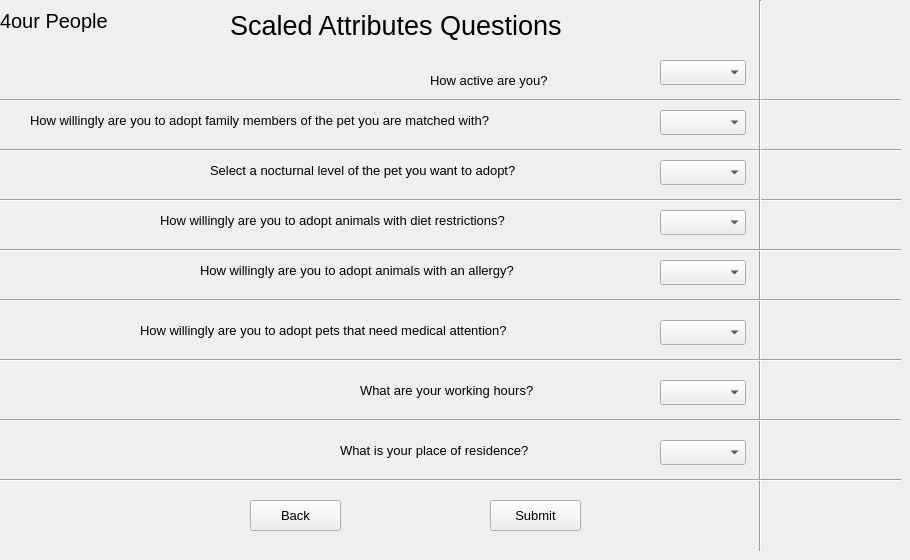
    <widget class="QWidget" name="page_11">
     <widget class="QLabel" name="label_162">
      <property name="geometry">
       <rect>
        <x>0</x>
        <y>0</y>
        <width>121</width>
        <height>41</height>
       </rect>
      </property>
      <property name="font">
       <font>
        <pointsize>15</pointsize>
       </font>
      </property>
      <property name="text">
       <string>4our People</string>
      </property>
     </widget>
     <widget class="QPushButton" name="pushButton_34">
      <property name="geometry">
       <rect>
        <x>250</x>
        <y>500</y>
        <width>91</width>
        <height>31</height>
       </rect>
      </property>
      <property name="font">
       <font>
        <pointsize>10</pointsize>
       </font>
      </property>
      <property name="text">
       <string>Back</string>
      </property>
     </widget>
     <widget class="QLabel" name="label_67">
      <property name="geometry">
       <rect>
        <x>230</x>
        <y>0</y>
        <width>381</width>
        <height>51</height>
       </rect>
      </property>
      <property name="font">
       <font>
        <pointsize>20</pointsize>
       </font>
      </property>
      <property name="text">
       <string>Scaled Attributes Questions </string>
      </property>
     </widget>
     <widget class="QLabel" name="label_68">
      <property name="geometry">
       <rect>
        <x>430</x>
        <y>70</y>
        <width>131</width>
        <height>21</height>
       </rect>
      </property>
      <property name="font">
       <font>
        <pointsize>10</pointsize>
       </font>
      </property>
      <property name="text">
       <string>How active are you?</string>
      </property>
     </widget>
     <widget class="QPushButton" name="pushButton_35">
      <property name="geometry">
       <rect>
        <x>490</x>
        <y>500</y>
        <width>91</width>
        <height>31</height>
       </rect>
      </property>
      <property name="font">
       <font>
        <pointsize>10</pointsize>
       </font>
      </property>
      <property name="text">
       <string>Submit</string>
      </property>
     </widget>
     <widget class="QComboBox" name="comboBox_6">
      <property name="geometry">
       <rect>
        <x>660</x>
        <y>60</y>
        <width>86</width>
        <height>25</height>
       </rect>
      </property>
     </widget>
     <widget class="QComboBox" name="comboBox_17">
      <property name="geometry">
       <rect>
        <x>660</x>
        <y>110</y>
        <width>86</width>
        <height>25</height>
       </rect>
      </property>
     </widget>
     <widget class="QLabel" name="label_213">
      <property name="geometry">
       <rect>
        <x>30</x>
        <y>110</y>
        <width>531</width>
        <height>21</height>
       </rect>
      </property>
      <property name="font">
       <font>
        <pointsize>10</pointsize>
       </font>
      </property>
      <property name="text">
       <string>How willingly are you to adopt family members of the pet you are matched with? </string>
      </property>
     </widget>
     <widget class="Line" name="line_5">
      <property name="geometry">
       <rect>
        <x>0</x>
        <y>90</y>
        <width>901</width>
        <height>20</height>
       </rect>
      </property>
      <property name="orientation">
       <enum>Qt::Horizontal</enum>
      </property>
     </widget>
     <widget class="QLabel" name="label_214">
      <property name="geometry">
       <rect>
        <x>210</x>
        <y>160</y>
        <width>351</width>
        <height>21</height>
       </rect>
      </property>
      <property name="font">
       <font>
        <pointsize>10</pointsize>
       </font>
      </property>
      <property name="text">
       <string>Select a nocturnal level of the pet you want to adopt?</string>
      </property>
     </widget>
     <widget class="Line" name="line_6">
      <property name="geometry">
       <rect>
        <x>0</x>
        <y>140</y>
        <width>901</width>
        <height>20</height>
       </rect>
      </property>
      <property name="orientation">
       <enum>Qt::Horizontal</enum>
      </property>
     </widget>
     <widget class="QComboBox" name="comboBox_18">
      <property name="geometry">
       <rect>
        <x>660</x>
        <y>160</y>
        <width>86</width>
        <height>25</height>
       </rect>
      </property>
     </widget>
     <widget class="Line" name="line_7">
      <property name="geometry">
       <rect>
        <x>0</x>
        <y>190</y>
        <width>901</width>
        <height>20</height>
       </rect>
      </property>
      <property name="orientation">
       <enum>Qt::Horizontal</enum>
      </property>
     </widget>
     <widget class="Line" name="line_8">
      <property name="geometry">
       <rect>
        <x>750</x>
        <y>0</y>
        <width>20</width>
        <height>551</height>
       </rect>
      </property>
      <property name="orientation">
       <enum>Qt::Vertical</enum>
      </property>
     </widget>
     <widget class="QComboBox" name="comboBox_19">
      <property name="geometry">
       <rect>
        <x>660</x>
        <y>210</y>
        <width>86</width>
        <height>25</height>
       </rect>
      </property>
     </widget>
     <widget class="Line" name="line_9">
      <property name="geometry">
       <rect>
        <x>0</x>
        <y>240</y>
        <width>901</width>
        <height>20</height>
       </rect>
      </property>
      <property name="orientation">
       <enum>Qt::Horizontal</enum>
      </property>
     </widget>
     <widget class="QLabel" name="label_215">
      <property name="geometry">
       <rect>
        <x>160</x>
        <y>210</y>
        <width>401</width>
        <height>21</height>
       </rect>
      </property>
      <property name="font">
       <font>
        <pointsize>10</pointsize>
       </font>
      </property>
      <property name="text">
       <string>How willingly are you to adopt animals with diet restrictions?</string>
      </property>
     </widget>
     <widget class="Line" name="line_10">
      <property name="geometry">
       <rect>
        <x>0</x>
        <y>290</y>
        <width>901</width>
        <height>20</height>
       </rect>
      </property>
      <property name="orientation">
       <enum>Qt::Horizontal</enum>
      </property>
     </widget>
     <widget class="QComboBox" name="comboBox_20">
      <property name="geometry">
       <rect>
        <x>660</x>
        <y>260</y>
        <width>86</width>
        <height>25</height>
       </rect>
      </property>
     </widget>
     <widget class="QLabel" name="label_216">
      <property name="geometry">
       <rect>
        <x>200</x>
        <y>260</y>
        <width>361</width>
        <height>21</height>
       </rect>
      </property>
      <property name="font">
       <font>
        <pointsize>10</pointsize>
       </font>
      </property>
      <property name="text">
       <string>How willingly are you to adopt animals with an allergy?</string>
      </property>
     </widget>
     <widget class="QComboBox" name="comboBox_25">
      <property name="geometry">
       <rect>
        <x>660</x>
        <y>320</y>
        <width>86</width>
        <height>25</height>
       </rect>
      </property>
     </widget>
     <widget class="QLabel" name="label_221">
      <property name="geometry">
       <rect>
        <x>140</x>
        <y>320</y>
        <width>421</width>
        <height>21</height>
       </rect>
      </property>
      <property name="font">
       <font>
        <pointsize>10</pointsize>
       </font>
      </property>
      <property name="text">
       <string>How willingly are you to adopt pets that need medical attention?</string>
      </property>
     </widget>
     <widget class="Line" name="line_17">
      <property name="geometry">
       <rect>
        <x>0</x>
        <y>350</y>
        <width>901</width>
        <height>20</height>
       </rect>
      </property>
      <property name="orientation">
       <enum>Qt::Horizontal</enum>
      </property>
     </widget>
     <widget class="QComboBox" name="comboBox_26">
      <property name="geometry">
       <rect>
        <x>660</x>
        <y>380</y>
        <width>86</width>
        <height>25</height>
       </rect>
      </property>
     </widget>
     <widget class="QLabel" name="label_222">
      <property name="geometry">
       <rect>
        <x>360</x>
        <y>380</y>
        <width>201</width>
        <height>21</height>
       </rect>
      </property>
      <property name="font">
       <font>
        <pointsize>10</pointsize>
       </font>
      </property>
      <property name="text">
       <string>What are your working hours?</string>
      </property>
     </widget>
     <widget class="Line" name="line_18">
      <property name="geometry">
       <rect>
        <x>0</x>
        <y>410</y>
        <width>901</width>
        <height>20</height>
       </rect>
      </property>
      <property name="orientation">
       <enum>Qt::Horizontal</enum>
      </property>
     </widget>
     <widget class="QComboBox" name="comboBox_27">
      <property name="geometry">
       <rect>
        <x>660</x>
        <y>440</y>
        <width>86</width>
        <height>25</height>
       </rect>
      </property>
     </widget>
     <widget class="QLabel" name="label_223">
      <property name="geometry">
       <rect>
        <x>340</x>
        <y>440</y>
        <width>211</width>
        <height>21</height>
       </rect>
      </property>
      <property name="font">
       <font>
        <pointsize>10</pointsize>
       </font>
      </property>
      <property name="text">
       <string>What is your place of residence?</string>
      </property>
     </widget>
     <widget class="Line" name="line_19">
      <property name="geometry">
       <rect>
        <x>0</x>
        <y>470</y>
        <width>901</width>
        <height>20</height>
       </rect>
      </property>
      <property name="orientation">
       <enum>Qt::Horizontal</enum>
      </property>
     </widget>
    </widget>
